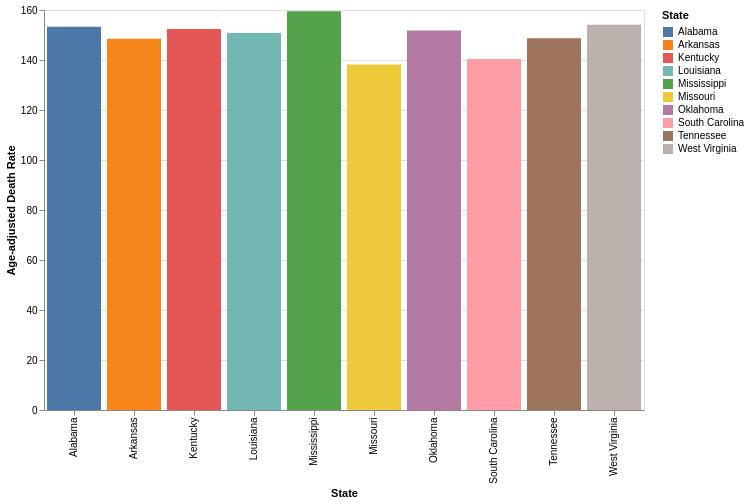

Notebook code cell kept with this figure:
### Markdown cell above
To download, you can right-click on the file and hit download.  For example, with the following code:

```python
from vega_datasets import data
import altair as alt

source = data.cars()
source.rename(columns={"Miles_per_Gallon":"Miles per Gallon"}, 
              inplace=True)


chart = alt.Chart(source).mark_circle(size=60).encode(
    x='Horsepower',
    y='Miles per Gallon',
    color='Origin',
    tooltip=['Name', 'Origin', 'Horsepower', 'Miles per Gallon']
).interactive()

chart.properties(width='container').save("cars.json")
```

You can download from the side bar like this:

![image.png](attachment:0a88019a-e77b-402d-ab06-af6f6845596f.png)

### Code cell
import pandas as pd
import numpy as np
import altair as alt
import matplotlib.pyplot as plt

df = pd.read_csv("Leading_Death_Causes.csv")

top10State = df.groupby("State")["Age-adjusted Death Rate"].mean().nlargest(10).reset_index(name = "Death Rate")

top10 = alt.Chart(top10State).mark_bar().encode(
    alt.X("State", axis = alt.Axis(title = "State")),
    alt.Y("Death Rate", axis = alt.Axis(title = "Age-adjusted Death Rate")),
    tooltip = ["State", alt.Tooltip("Death Rate")], color = alt.Color("State")).properties(width = 600, height = 400)
    # Tooltip code referenced from https://altair-viz.github.io/gallery/scatter_tooltips.html
    # Altair Contributors. (n.d.). Scatter plot with tooltips. Altair Visualization Gallery. https://altair-viz.github.io/gallery/scatter_tooltips.html
top10

### Figure 1 — Vega-Lite specification as saved in the notebook (floating-point values rounded to 4 significant figures)
{"config": {"view": {"continuousWidth": 300, "continuousHeight": 300}}, "data": {"name": "data-59000aea62ed534d2c87e66d2692fb39"}, "mark": {"type": "bar"}, "encoding": {"color": {"field": "State", "type": "nominal"}, "tooltip": [{"field": "State", "type": "nominal"}, {"field": "Death Rate", "type": "quantitative"}], "x": {"axis": {"title": "State"}, "field": "State", "type": "nominal"}, "y": {"axis": {"title": "Age-adjusted Death Rate"}, "field": "Death Rate", "type": "quantitative"}}, "height": 400, "width": 600, "$schema": "https://vega.github.io/schema/vega-lite/v5.8.0.json", "datasets": {"data-59000aea62ed534d2c87e66d2692fb39": [{"State": "Mississippi", "Death Rate": 159.5}, {"State": "West Virginia", "Death Rate": 154.1}, {"State": "Alabama", "Death Rate": 153.3}, {"State": "Kentucky", "Death Rate": 152.4}, {"State": "Oklahoma", "Death Rate": 151.8}, {"State": "Louisiana", "Death Rate": 150.8}, {"State": "Tennessee", "Death Rate": 148.7}, {"State": "Arkansas", "Death Rate": 148.5}, {"State": "South Carolina", "Death Rate": 140.4}, {"State": "Missouri", "Death Rate": 138.2}]}}
